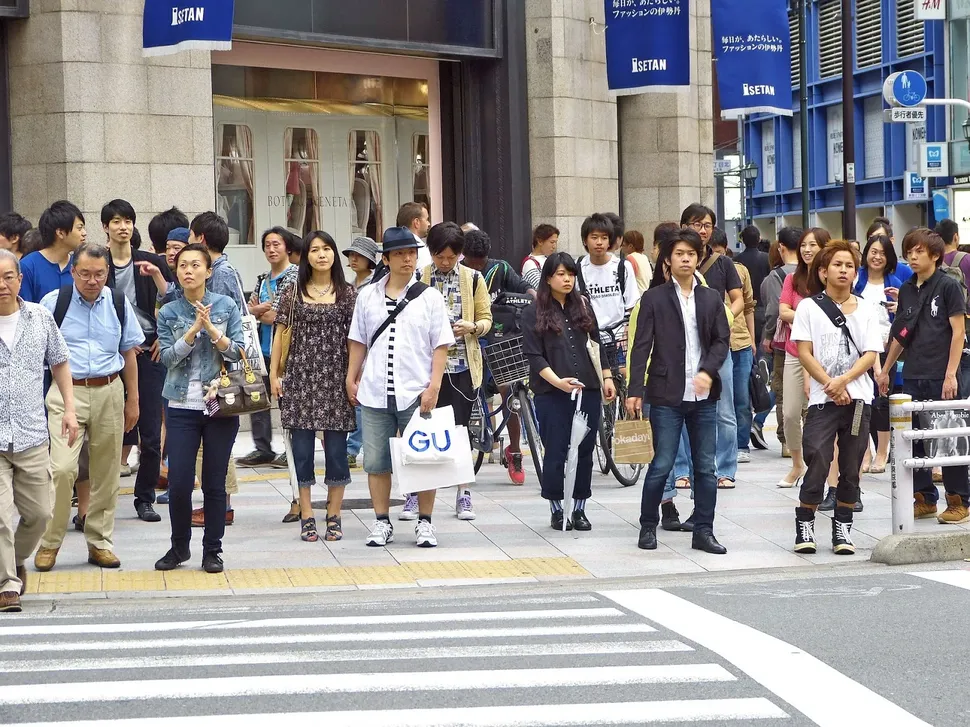
#> input picture crowd_pic.webp, 970 x 727 px, shrunk from 1600 x 1200 before the run, found by its file name
$ jupyter execute Task_2.ipynb
#> lines starting #> are read from the running program, lines starting #| are printed output that depends on the picture; after the words box and inside, x2 and y2 are one past the last pixel; in counts of white or black regions, pixels touching at a corner belong together
# ASSIGNMENT 5
# CSE4076 - Image and Video Analytics

VISHALI SHARMA (21MIA1066)

Load Video:

Load the provided video using OpenCV.

[cell 1]
import cv2
import numpy as np
import matplotlib.pyplot as plt

# Load the image
image = cv2.imread("/content/crowd_pic.webp")
#> image is the input picture: shape (727, 970, 3); mean B, G, R 144.1, 143.5, 147.1

# Check if the image is loaded properly
if image is not None:
    print("Image loaded successfully!")
else:
    print("Error loading image.")

# Convert to RGB for display using matplotlib
image_rgb = cv2.cvtColor(image, cv2.COLOR_BGR2RGB)

# Display the image
plt.imshow(image_rgb)
plt.title('Crowd Image')
plt.axis('off')
plt.show()

2. Preprocessing

We need to perform face detection and hand gesture detection using basic techniques.

Face Detection using Skin-Color-Based Detection

We can use a color threshold in the HSV (Hue, Saturation, Value) color space to detect skin tones.

A simple approach for detecting hand gestures would involve detecting contours that match the expected shape of hands or using similar thresholding.

[cell 2]
def skin_color_detection(image):
    # Convert image to HSV color space
    hsv_image = cv2.cvtColor(image, cv2.COLOR_BGR2HSV)
#> hsv_image: shape (727, 970, 3); mean H, S, V 74.7, 47.8, 157

    # Define lower and upper bounds for skin color in HSV
    lower_skin = np.array([0, 20, 70], dtype=np.uint8)
    upper_skin = np.array([20, 255, 255], dtype=np.uint8)

    # Create a mask using the bounds
    mask = cv2.inRange(hsv_image, lower_skin, upper_skin)
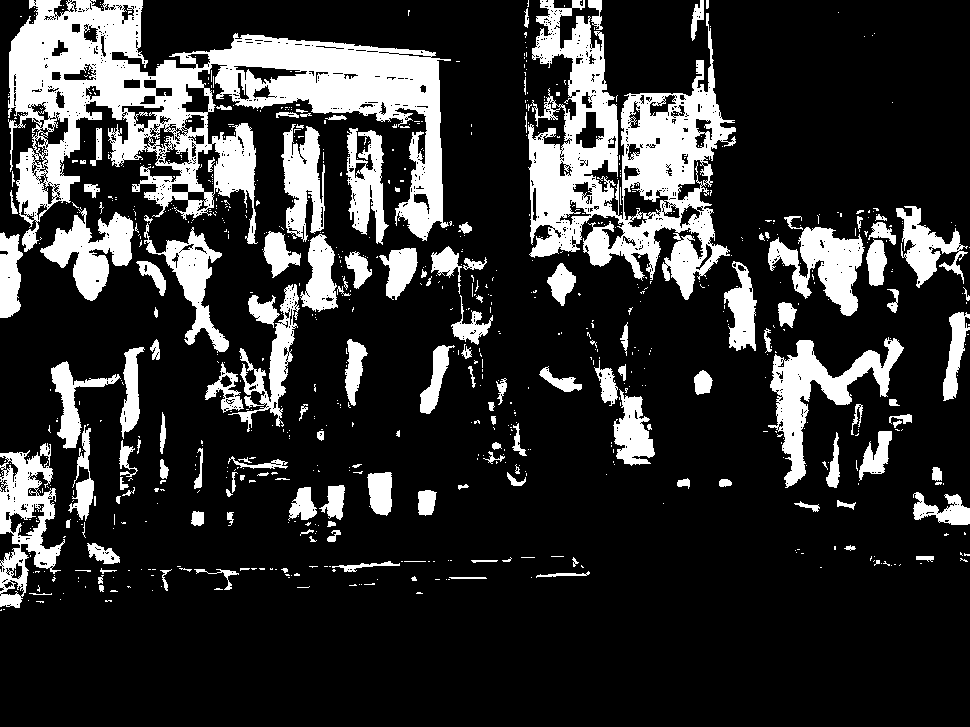
#> mask: shape (727, 970); 19.8% white; 807 white regions (655 under 20 px), largest, box (x1, y1, x2, y2) and area: (8, 0, 451, 252) 42499, (528, 0, 736, 300) 26750, (768, 337, 904, 488) 5822

    # Apply the mask to extract skin regions
    skin = cv2.bitwise_and(image, image, mask=mask)
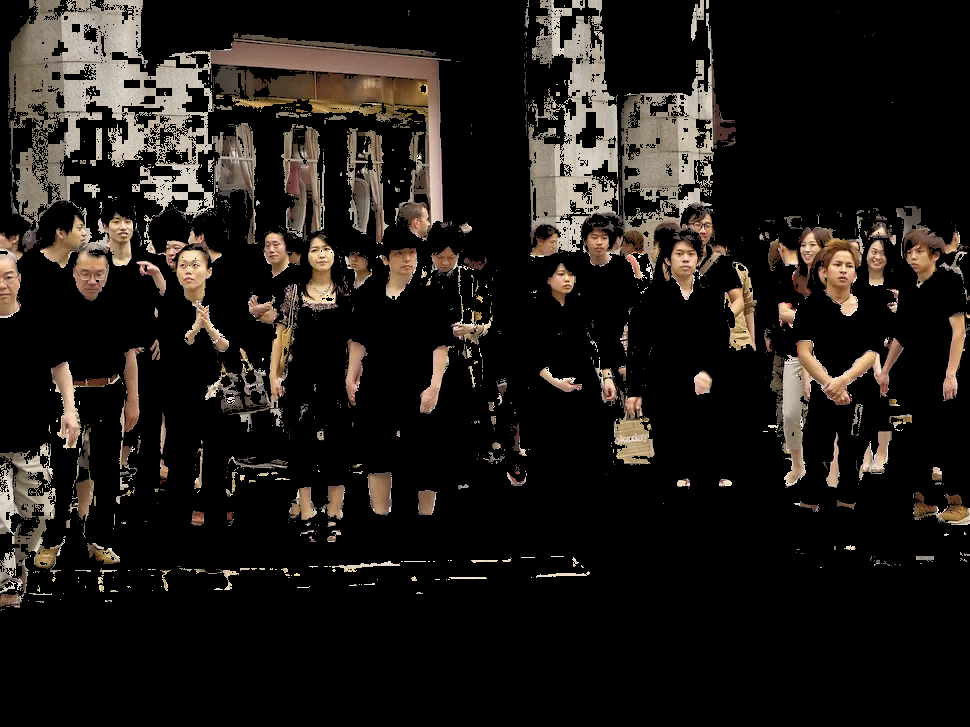
#> skin: shape (727, 970, 3); mean B, G, R 23.3, 27.1, 31.3

    return skin

# Apply skin detection
skin_regions = skin_color_detection(image)

# Display detected skin regions
plt.imshow(cv2.cvtColor(skin_regions, cv2.COLOR_BGR2RGB))
plt.title('Detected Skin Regions')
plt.axis('off')
plt.show()

Step 2: Face and Feature Detection for All Faces in the Crowd

We will modify the code to detect multiple faces, extract features (eyes and mouth) for each face, and classify the emotion of each individual.

[cell 3]
# Load pre-trained Haar Cascade Classifiers
face_cascade = cv2.CascadeClassifier(cv2.data.haarcascades + 'haarcascade_frontalface_default.xml')
eye_cascade = cv2.CascadeClassifier(cv2.data.haarcascades + 'haarcascade_eye.xml')
mouth_cascade = cv2.CascadeClassifier(cv2.data.haarcascades + 'haarcascade_smile.xml')

def detect_faces_and_features(image):
    gray = cv2.cvtColor(image, cv2.COLOR_BGR2GRAY)
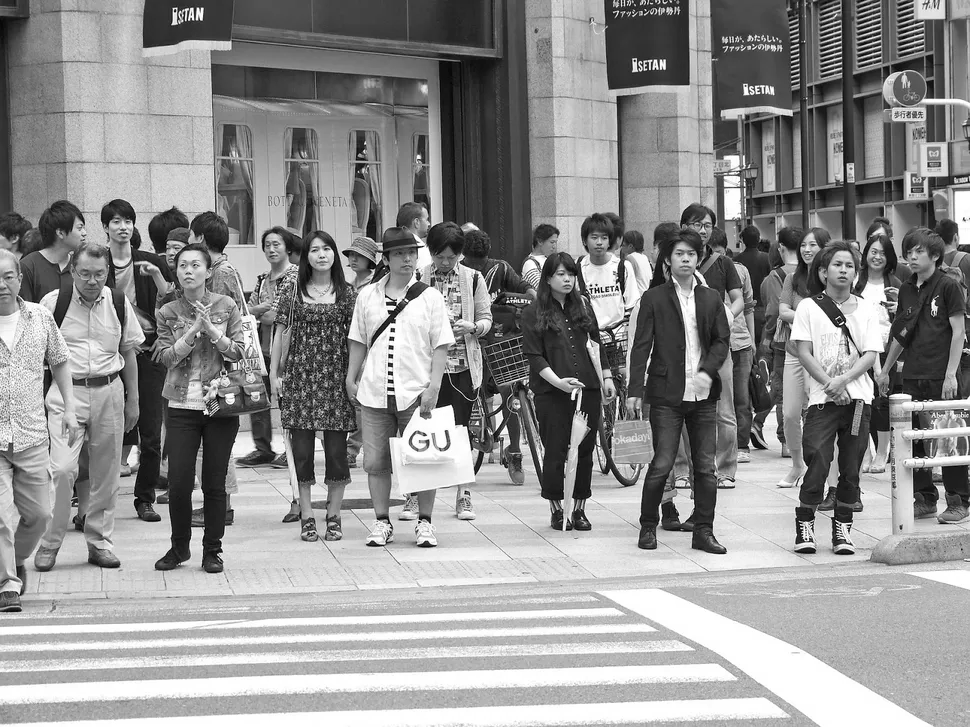
#> gray: shape (727, 970); min 0, max 255, mean 144.7

    # Detect faces
    faces = face_cascade.detectMultiScale(gray, 1.3, 5)
#> faces = [[259, 233, 28, 28], [796, 235, 26, 26], [667, 240, 35, 35], [172, 251, 36, 36], [826, 251, 36, 36]]

    detected_faces = []
    for (x, y, w, h) in faces:
        # Draw rectangle around each face
        cv2.rectangle(image, (x, y), (x+w, y+h), (255, 0, 0), 2)

        # Focus on face region for detecting eyes and mouth
        face_region = gray[y:y+h, x:x+w]
        color_face_region = image[y:y+h, x:x+w]

        # Detect eyes
        eyes = eye_cascade.detectMultiScale(face_region)
        # Detect mouth (smile)
        mouth = mouth_cascade.detectMultiScale(face_region, 1.7, 22)

        # Append face features (eyes and mouth) for later emotion classification
        detected_faces.append((eyes, mouth))
#> this loop made 5 passes
#> pass 1, in detect_faces_and_features, `face_region = gray[y:y+h, x:x+w]`:
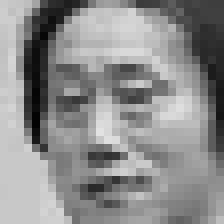
#> face_region: shape (28, 28) (shown 8 times larger); min 2, max 226, mean 140.6
#> pass 1, in detect_faces_and_features, `color_face_region = image[y:y+h, x:x+w]`:
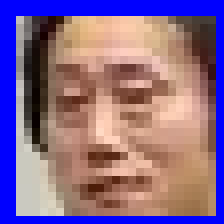
#> color_face_region: shape (28, 28, 3) (shown 8 times larger); mean B, G, R 140.3, 104.6, 134.9
#> pass 2, in detect_faces_and_features, `face_region = gray[y:y+h, x:x+w]`:
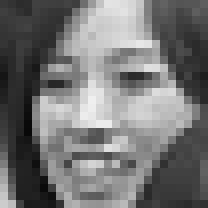
#> face_region: shape (26, 26) (shown 8 times larger); min 8, max 239, mean 115.9
#> pass 2, in detect_faces_and_features, `color_face_region = image[y:y+h, x:x+w]`:
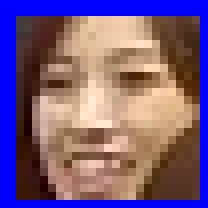
#> color_face_region: shape (26, 26, 3) (shown 8 times larger); mean B, G, R 127.1, 90.5, 119
#> after the loop:
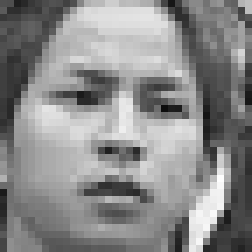
#> face_region: shape (36, 36) (shown 7 times larger); min 13, max 254, mean 137.8
#> after the loop:
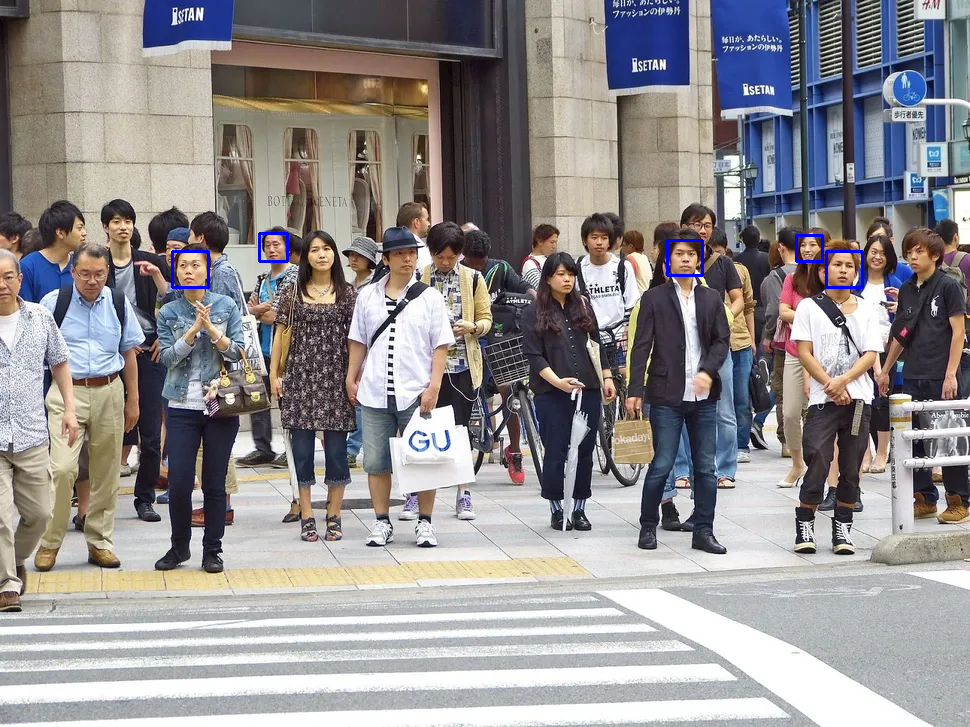
#> image: shape (727, 970, 3); 0.27% of pixels changed, all inside (x1, y1, x2, y2) = (171, 232, 864, 289)
#> after the loop, detected_faces = [((), ()), ((), ()), ((), ()), ((), ()), ((), ())]

    return detected_faces

# Detect all faces and their features (eyes and mouth)
faces_features = detect_faces_and_features(image)
#> faces_features = [((), ()), ((), ()), ((), ()), ((), ()), ((), ())]

# Print how many faces were detected
print(f"Number of faces detected: {len(faces_features)}")
#| Number of faces detected: 5

# Display the image with rectangles around detected faces
plt.imshow(cv2.cvtColor(image, cv2.COLOR_BGR2RGB))
plt.title('Faces Detected')
plt.axis('off')
plt.show()

Step 3: Classify Emotion for Each Face

For each detected face, we classify emotions based on the presence of a smile (mouth) and print the result for each individual.

[cell 4]
def classify_emotion(eyes, mouth):
    # Classify as happy if mouth width is large (indicating a smile)
    if len(mouth) > 0:
        (mx, my, mw, mh) = mouth[0]
        mouth_aspect_ratio = mw / mh

        if mouth_aspect_ratio > 2.5:  # Larger aspect ratio means smile
            print("Smile detected! Classifying as happy.")
            return 'happy'
        elif mouth_aspect_ratio < 1.8:  # Smaller ratio, frown-like mouth
            print("Downward curve detected. Classifying as sad.")
            return 'sad'
        else:
            print("Neutral or slight curve detected. Classifying as annoyed.")
            return 'annoyed'
    else:
        # No mouth detected; assume neutral or annoyed based on eyes
        print("No smile detected. Checking eyes for other emotions.")
        if len(eyes) > 0:
            # Simple heuristic: smaller eye aspect ratio can indicate annoyance (narrowed eyes)
            (ex, ey, ew, eh) = eyes[0]
            eye_aspect_ratio = ew / eh
            if eye_aspect_ratio < 1.8:  # Smaller eye aspect ratio (narrow eyes)
                print("Narrow eyes detected. Classifying as annoyed.")
                return 'annoyed'
            else:
                print("Eyes wide open. Classifying as neutral.")
                return 'neutral'
        else:
            print("No eyes detected. Defaulting to neutral.")
            return 'neutral'

Step 4: Overall Sentiment Calculation

Once all emotions are detected, we'll calculate the overall sentiment based on the majority emotion.

[cell 5]
# Classify emotions for all detected faces using refined rules
emotions = []
for eyes, mouth in faces_features:
    emotion = classify_emotion(eyes, mouth)
    emotions.append(emotion)
#> this loop made 5 passes
#| No smile detected. Checking eyes for other emotions.
#| No eyes detected. Defaulting to neutral.
#| No smile detected. Checking eyes for other emotions.
#| No eyes detected. Defaulting to neutral.
#| No smile detected. Checking eyes for other emotions.
#| No eyes detected. Defaulting to neutral.
#| No smile detected. Checking eyes for other emotions.
#| No eyes detected. Defaulting to neutral.
#| No smile detected. Checking eyes for other emotions.
#| No eyes detected. Defaulting to neutral.
#> after the loop, emotions = ['neutral', 'neutral', 'neutral', 'neutral', 'neutral']

# Print detected emotions for each person
for i, emotion in enumerate(emotions, 1):
    print(f"Person {i}: {emotion}")

[cell 6]
def categorize_crowd(emotions):
    # Count each emotion
    happy_count = emotions.count('happy')
#> happy_count = 0
    sad_count = emotions.count('sad')
#> sad_count = 0
    annoyed_count = emotions.count('annoyed')
#> annoyed_count = 0
    neutral_count = emotions.count('neutral')
#> neutral_count = 5

    # Determine majority sentiment based on counts
    if happy_count > sad_count and happy_count > annoyed_count and happy_count > neutral_count:
        print("Majority of the crowd is happy.")
        return 'Majority Happy'
    elif sad_count > happy_count and sad_count > annoyed_count and sad_count > neutral_count:
        print("Majority of the crowd is sad.")
        return 'Majority Sad'
    elif annoyed_count > happy_count and annoyed_count > sad_count and annoyed_count > neutral_count:
        print("Majority of the crowd is annoyed.")
        return 'Majority Annoyed'
    elif neutral_count > happy_count and neutral_count > sad_count and neutral_count > annoyed_count:
        print("Majority of the crowd is neutral.")
        return 'Majority Neutral'
    else:
        # Handle ties by printing that the sentiment is mixed
        print("Crowd sentiment is mixed.")
        return 'Mixed Sentiment'

# Example output based on the provided counts
overall_sentiment = categorize_crowd(emotions)
#> overall_sentiment = 'Majority Neutral'
print(f'Overall crowd sentiment: {overall_sentiment}')
#| Overall crowd sentiment: Majority Neutral
